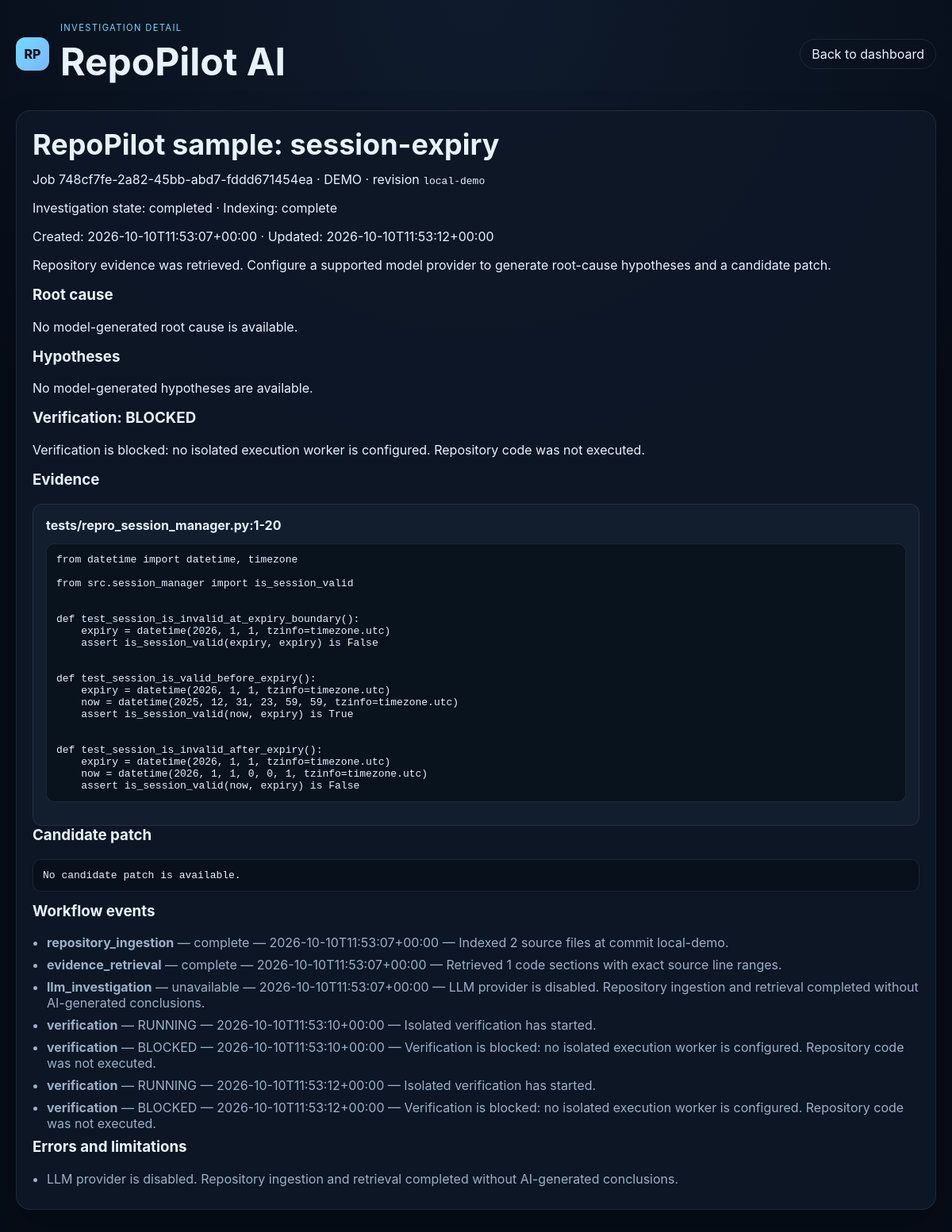
Page /jobs/748cf7fe-2a82-45bb-abd7-fddd671454ea on the committed database.
### tables this page shows
CREATE TABLE jobs (
                id TEXT PRIMARY KEY,
                repo_url TEXT NOT NULL,
                bug_report TEXT NOT NULL,
                expected_behavior TEXT,
                reproduction_steps TEXT,
                status TEXT NOT NULL,
                summary TEXT NOT NULL,
                root_cause TEXT NOT NULL,
                patch TEXT NOT NULL,
                verification TEXT NOT NULL,
                evidence TEXT NOT NULL,
                steps TEXT NOT NULL,
                indexing_status TEXT NOT NULL,
                revision TEXT NOT NULL,
                created_at TEXT NOT NULL,
                updated_at TEXT NOT NULL
            , details_json TEXT, events_json TEXT);

### app.py (the view)
@app.get("/jobs/{job_id}", response_class=HTMLResponse)
async def job_detail_page(request: Request, job_id: str) -> HTMLResponse:
    job = _get_job(job_id)
    return templates.TemplateResponse(request, "job.html", {"job": _public_job(job)})

### templates/job.html (shortened to what this page needs)
<!DOCTYPE html>
<html lang="en">
  <head>
    <link rel="stylesheet" href="/static/styles.css" />
  </head>
  <body>
    <div class="shell">
      <header class="topbar">
        <div class="brand-block">
          <div class="brand-mark">RP</div>
          <div>
            <div class="eyebrow">Investigation detail</div>
            <h1>RepoPilot AI</h1>
          </div>
        </div>
        <a class="ghost-link" href="/">Back to dashboard</a>
      </header>
      <main class="panel detail-panel">
        <h2>{{ job.repository_name or job.repo_url }}</h2>
        <p>Job {{ job.job_id }} · {{ (job.repository_mode or "unknown")|upper }} · revision <code>{{ job.revision }}</code></p>
        <p>Investigation state: {{ job.status }} · Indexing: {{ job.indexing_status }}</p>
        <p>Created: {{ job.created_at or "unknown" }} · Updated: {{ job.updated_at or job.created_at or "unknown" }}</p>
        <p>{{ job.summary }}</p>
        <h3>Root cause</h3>
        <p>{{ job.root_cause or "No model-generated root cause is available." }}</p>
        <h3>Hypotheses</h3>
        {% for item in job.hypotheses %}
        <article class="metric-box">
          <p>{{ item.description }}</p>
          <p>Evidence: {{ item.citation.file_path }}:{{ item.citation.line_start }}-{{ item.citation.line_end }}</p>
          <p>Confidence: {{ item.confidence }} — {{ item.confidence_reason }}</p>
        </article>
        {% else %}
        <p>No model-generated hypotheses are available.</p>
        {% endfor %}
        <h3>Verification: {{ job.verification.status }}</h3>
        <p>{{ job.verification.details }}</p>
        <h3>Evidence</h3>
        {% for item in job.evidence %}
        <article class="metric-box">
          <strong>{{ item.path }}:{{ item.line_start }}-{{ item.line_end }}</strong>
          <pre>{{ item.snippet }}</pre>
        </article>
        {% else %}
        <p>No source evidence was retrieved.</p>
        {% endfor %}
        <h3>Candidate patch</h3>
        <pre>{{ job.patch or "No candidate patch is available." }}</pre>
        <h3>Workflow events</h3>
        <ul class="step-list">
          {% for event in job.events %}
          <li><strong>{{ event.stage }}</strong> — {{ event.status }} — {{ event.at }} — {{ event.detail }}</li>
          {% endfor %}
        </ul>
        <h3>Errors and limitations</h3>
        <ul class="step-list">
          {% for error in job.errors %}
          <li>{{ error }}</li>
          {% else %}
          <li>No recorded errors.</li>
          {% endfor %}
        </ul>
      </main>
    </div>
  </body>
</html>

### static/styles.css (style rules this page uses)
:root { --bg: #070d18; --bg-soft: #0e1827; --panel: rgba(15, 23, 35, 0.9); --panel-alt: rgba(19, 31, 46, 0.9); --line: rgba(148, 163, 184, 0.14); --text: #e6f2ff; --muted: #9bb0c8; --accent: #74d9ff; --accent-strong: #7cb6ff; --success: #7cedb7; --warning: #f7cf7d; --danger: #f58a8a; }
* { box-sizing: border-box; }
html { scroll-behavior: smooth; }
body { margin: 0; font-family: Inter, "Segoe UI", sans-serif; background: radial-gradient(circle at top, #0f1b2d 0%, var(--bg) 45%); color: var(--text); }
.shell { max-width: 1200px; margin: 0 auto; padding: 28px 20px 72px; }
.topbar { display: flex; justify-content: space-between; align-items: center; gap: 16px; margin-bottom: 32px; }
.brand-block { display: flex; align-items: center; gap: 14px; }
.brand-mark { width: 42px; height: 42px; border-radius: 12px; display: grid; place-items: center; font-weight: 800; background: linear-gradient(135deg, var(--accent), var(--accent-strong)); color: #07111f; }
.eyebrow, .kicker { color: var(--accent); letter-spacing: 0.12em; text-transform: uppercase; font-size: 0.7rem; margin: 0 0 6px; }
h1, h2, h3, p { margin-top: 0; }
h1 { font-size: clamp(2rem, 4vw, 3rem); margin-bottom: 0; }
h2 { font-size: clamp(1.9rem, 3vw, 2.8rem); margin-bottom: 12px; }
.ghost-link, .primary-cta, .secondary-cta { display: inline-flex; align-items: center; justify-content: center; text-decoration: none; line-height: 1; border-radius: 999px; transition: transform 0.2s ease; }
.ghost-link { color: var(--text); border: 1px solid var(--line); padding: 10px 14px; }
.panel { background: rgba(14, 24, 39, 0.9); border: 1px solid var(--line); border-radius: 18px; box-shadow: 0 18px 40px rgba(2, 6, 12, 0.32); padding: 20px; }
.metric-box { background: rgba(127, 155, 202, 0.06); border: 1px solid var(--line); border-radius: 12px; padding: 16px; }
ul.step-list { margin: 0; padding-left: 18px; color: var(--muted); }
li { margin-bottom: 8px; }
pre { white-space: pre-wrap; background: rgba(6, 13, 22, 0.62); border: 1px solid var(--line); border-radius: 10px; padding: 12px; overflow-x: auto; }

### rows in the picture
jobs: job_id "748cf7fe-2a82-45bb-abd7-fddd671454ea", revision "local-demo", status "completed", indexing_status "complete", summary "Repository evidence was retrieved. Configure a supported model provider to generate root-cause hypotheses and a candidate patch.", stage "repository_ingestion", status "complete", at "2026-10-10T11:53:07+00:00", detail "Indexed 2 source files at commit local-demo.", stage "evidence_retrieval", detail "Retrieved 1 code sections with exact source line ranges."

### other values in the picture
{{ job.repository_name or job.repo_url }} "RepoPilot sample: session-expiry"
{{ (job.repository_mode or "unknown")|upper }} "DEMO"
{{ job.created_at or "unknown" }} "2026-10-10T11:53:07+00:00"
{{ job.updated_at or job.created_at or "unknown" }} "2026-10-10T11:53:12+00:00"
{{ job.root_cause or "No model-generated root cause is available." }} "No model-generated root cause is available."
{{ job.verification.status }} "BLOCKED"
{{ job.verification.details }} "Verification is blocked: no isolated execution worker is configured. Repository code was not executed."
{{ item.path }} "tests/repro_session_manager.py"
{{ item.line_start }} "1"
{{ item.line_end }} "20"
{{ job.patch or "No candidate patch is available." }} "No candidate patch is available."
{{ event.stage }} "llm_investigation" "verification" "verification" "verification" "verification"
{{ event.status }} "unavailable" "RUNNING" "BLOCKED" "RUNNING" "BLOCKED"
{{ event.at }} "2026-10-10T11:53:07+00:00" "2026-10-10T11:53:10+00:00" "2026-10-10T11:53:10+00:00" "2026-10-10T11:53:12+00:00" "2026-10-10T11:53:12+00:00"
{{ event.detail }} "LLM provider is disabled. Repository ingestion and retrieval completed without AI-generated conclusions." "Isolated verification has started." "Verification is blocked: no isolated execution worker is configured. Repository code was not executed." "Isolated verification has started." "Verification is blocked: no isolated execution worker is configured. Repository code was not executed."
